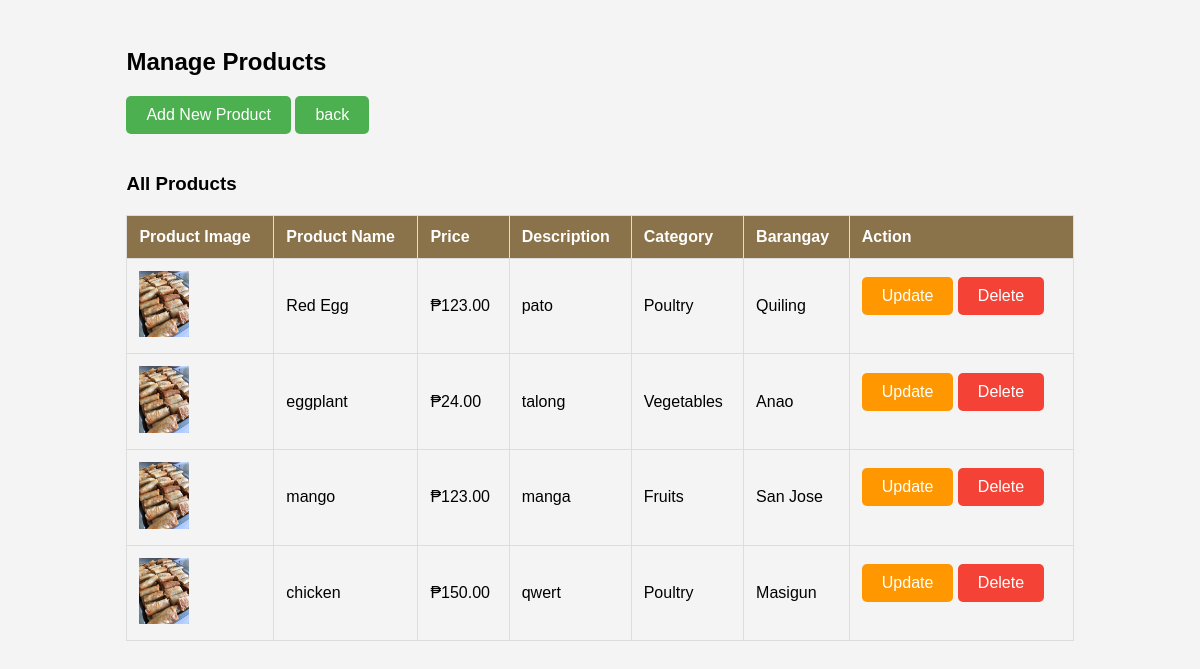
Screenshot of /manage_products.php (signed in) with the database file from the repository.
### tables this page shows
CREATE TABLE `products` (
  `id` int(11) NOT NULL,
  `product_name` varchar(255) DEFAULT NULL,
  `price` decimal(10,2) DEFAULT NULL,
  `description` text DEFAULT NULL,
  `category_id` int(11) DEFAULT NULL,
  `barangay_id` int(11) DEFAULT NULL,
  `image_path` varchar(255) DEFAULT NULL
);

CREATE TABLE `categories` (
  `id` int(11) NOT NULL,
  `category_name` varchar(255) DEFAULT NULL
);

CREATE TABLE `barangays` (
  `id` int(11) NOT NULL,
  `name` varchar(100) NOT NULL
);

### manage_products.php (the view, shortened to what this page needs)
<?php
$conn = new mysqli("localhost", "root", "", "agrilink");
$products = $conn->query("
    SELECT products.*, categories.category_name, barangays.name AS barangay_name
    FROM products
    JOIN categories ON products.category_id = categories.id
    JOIN barangays ON products.barangay_id = barangays.id
");
?>
<!DOCTYPE html>
<html lang="en">
<head>
</head>
<body>
    <div class="container">
        <h2>Manage Products</h2>
        <a href="add_product.php" class="add-product-btn">Add New Product</a>
        <a href="admin.php" class="add-product-btn">back</a>
        <h3>All Products</h3>
        <table>
            <thead>
                <tr>
                    <th>Product Image</th>
                    <th>Product Name</th>
                    <th>Price</th>
                    <th>Description</th>
                    <th>Category</th>
                    <th>Barangay</th>
                    <th>Action</th>
                </tr>
            </thead>
            <tbody>
    <?php while ($product = $products->fetch_assoc()) { ?>
        <tr>
            <td>
                <?php if (!empty($product['image_path'])) { ?>
                    <img src="<?php echo $product['image_path']; ?>" class="product-img" alt="Product Image">
                <?php } else { ?>
                    No Image
                <?php } ?>
            </td>
            <td><?php echo $product['product_name']; ?></td>
            <td>₱<?php echo number_format($product['price'], 2); ?></td>
            <td><?php echo $product['description']; ?></td>
            <td><?php echo $product['category_name']; ?></td>
            <td><?php echo $product['barangay_name']; ?></td>
            <td>
                <a href="update_product.php?id=<?php echo $product['id']; ?>" class="add-product-btn" style="background-color: #FF9800;">Update</a>
                <a href="delete_product.php?id=<?php echo $product['id']; ?>" class="add-product-btn" style="background-color: #F44336;" onclick="return confirm('Are you sure you want to delete this product?');">Delete</a>
            </td>
        </tr>
    <?php } ?>
</tbody>
        </table>
    </div>
</body>
</html>

### manage_products.php (style rules this page uses)
body { font-family: Arial, sans-serif; background-color: #f4f4f4; }
.container { width: 80%; margin: auto; padding: 20px; }
.add-product-btn { display: inline-block; margin-bottom: 20px; padding: 10px 20px; background-color: #4CAF50; color: white; text-decoration: none; border-radius: 5px; font-size: 16px; }
table { width: 100%; border-collapse: collapse; margin-top: 20px; }
table, th, td { border: 1px solid #ddd; }
th, td { padding: 12px; text-align: left; }
th { background-color: #8A724A; color: white; }
tr:nth-child(even) { background-color: #f4f4f4; }
.product-img { width: 50px; height: auto; }

### rows the page displays
products: image_path (picture), product_name "Red Egg", price "123.00", description "pato", category.category_name "Poultry", barangay.name "Quiling"
products: image_path (picture), product_name "eggplant", price "24.00", description "talong", category.category_name "Vegetables", barangay.name "Anao"
products: image_path (picture), product_name "mango", price "123.00", description "manga", category.category_name "Fruits", barangay.name "San Jose"
products: image_path (picture), product_name "chicken", price "150.00", description "qwert", category.category_name "Poultry", barangay.name "Masigun"
